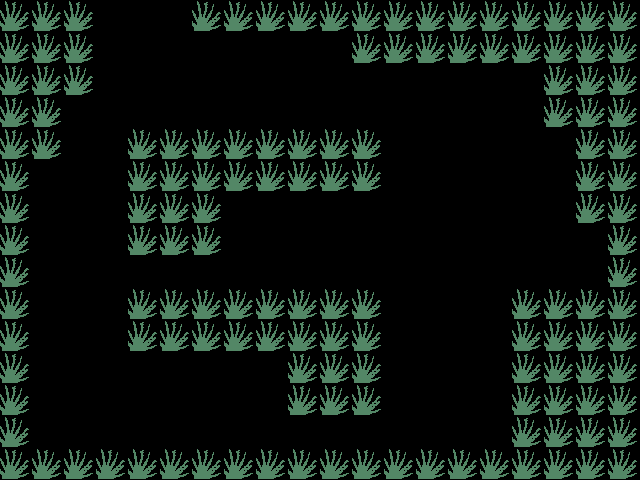

This is a level from a 2D game, rendered from its Tiled map with the project's own tilesets. A one-line summary and the complete map file follow:
An orthogonal 20x15 tile map with 32x32 px tiles, 1 tile layer (Obstacles), 1 hidden layer not drawn and 14 objects (6x Flower, 5x Mushroom, SpawnPlayer, NPC, Cave).

<map version="1.10" tiledversion="1.11.2" orientation="orthogonal" renderorder="right-down" width="20" height="15" tilewidth="32" tileheight="32" infinite="0" nextlayerid="6" nextobjectid="18">
 <editorsettings>
  <export target="../public/assets/maps/map-level-01.json" format="json" />
 </editorsettings>
 <tileset firstgid="1" source="tileset.tsx" />
 <layer id="1" name="Background" width="20" height="15" visible="0">
  <data encoding="csv">
1,1,1,1,1,1,1,1,1,1,1,1,1,1,1,1,1,1,1,1,
1,1,1,1,1,1,1,1,1,1,1,1,1,1,1,1,1,1,1,1,
1,1,1,1,1,1,1,1,1,1,1,1,1,1,1,1,1,1,1,1,
1,1,1,1,1,1,1,1,1,1,1,1,1,1,1,1,1,1,1,1,
1,1,1,1,1,1,1,1,1,1,1,1,1,1,1,1,1,1,1,1,
1,1,1,1,1,1,1,1,1,1,1,1,1,1,1,1,1,1,1,1,
1,1,1,1,1,1,1,1,1,1,1,1,1,1,1,1,1,1,1,1,
1,1,1,1,1,1,1,1,1,1,1,1,1,1,1,1,1,1,1,1,
1,1,1,1,1,1,1,1,1,1,1,1,1,1,1,1,1,1,1,1,
1,1,1,1,1,1,1,1,1,1,1,1,1,1,1,1,1,1,1,1,
1,1,1,1,1,1,1,1,1,1,1,1,1,1,1,1,1,1,1,1,
1,1,1,1,1,1,1,1,1,1,1,1,1,1,1,1,1,1,1,1,
1,1,1,1,1,1,1,1,1,1,1,1,1,1,1,1,1,1,1,1,
1,1,1,1,1,1,1,1,1,1,1,1,1,1,1,1,1,1,1,1,
1,1,1,1,1,1,1,1,1,1,1,1,1,1,1,1,1,1,1,1
</data>
 </layer>
 <layer id="2" name="Obstacles" width="20" height="15">
  <data encoding="csv">
2,2,2,0,0,0,2,2,2,2,2,2,2,2,2,2,2,2,2,2,
2,2,2,0,0,0,0,0,0,0,0,2,2,2,2,2,2,2,2,2,
2,2,2,0,0,0,0,0,0,0,0,0,0,0,0,0,0,2,2,2,
2,2,0,0,0,0,0,0,0,0,0,0,0,0,0,0,0,2,2,2,
2,2,0,0,2,2,2,2,2,2,2,2,0,0,0,0,0,0,2,2,
2,0,0,0,2,2,2,2,2,2,2,2,0,0,0,8,8,0,2,2,
2,0,0,0,2,2,2,0,0,0,0,0,0,0,0,0,0,0,2,2,
2,0,0,0,2,2,2,0,0,0,0,0,0,0,0,0,0,6,0,2,
2,0,0,0,0,0,0,0,0,0,0,0,0,0,0,0,0,0,0,2,
2,0,0,0,2,2,2,2,2,2,2,2,0,0,0,0,2,2,2,2,
2,0,0,0,2,2,2,2,2,2,2,2,0,0,0,0,2,2,2,2,
2,0,0,0,0,0,0,0,0,2,2,2,0,0,0,0,2,2,2,2,
2,0,0,0,0,0,0,0,0,2,2,2,0,0,0,0,2,2,2,2,
2,0,0,0,0,0,0,0,0,0,0,0,0,0,0,0,2,2,2,2,
2,2,2,2,2,2,2,2,2,2,2,2,2,2,2,2,2,2,2,2
</data>
 </layer>
 <objectgroup id="3" name="SpawnPoints" visible="0">
  <object id="8" name="SpawnPlayer" x="204" y="401" />
  <object id="9" name="NPC" x="205" y="88" />
 </objectgroup>
 <objectgroup id="4" name="Items">
  <object id="1" name="Mushroom" gid="3" x="69.671" y="290.09" width="32" height="32">
   <properties>
    <property name="damageHp" type="int" value="10" />
    <property name="restoreHp" type="int" value="20" />
   </properties>
  </object>
  <object id="2" name="Mushroom" gid="3" x="225.773" y="286.514" width="32" height="32">
   <properties>
    <property name="damageHp" type="int" value="10" />
    <property name="restoreHp" type="int" value="20" />
   </properties>
  </object>
  <object id="17" name="Mushroom" gid="3" x="444.773" y="449.514" width="32" height="32">
   <properties>
    <property name="damageHp" type="int" value="10" />
    <property name="restoreHp" type="int" value="20" />
   </properties>
  </object>
  <object id="16" name="Mushroom" gid="3" x="195.773" y="417.514" width="32" height="32">
   <properties>
    <property name="damageHp" type="int" value="10" />
    <property name="restoreHp" type="int" value="20" />
   </properties>
  </object>
  <object id="3" name="Mushroom" gid="3" x="446.223" y="190.468" width="32" height="32">
   <properties>
    <property name="damageHp" type="int" value="10" />
    <property name="restoreHp" type="int" value="20" />
   </properties>
  </object>
  <object id="4" name="Flower" gid="4" x="512" y="320" width="32" height="32" visible="0">
   <properties>
    <property name="damageHp" type="int" value="20" />
    <property name="restoreHp" type="int" value="50" />
   </properties>
  </object>
  <object id="11" name="Flower" gid="4" x="161.627" y="227.422" width="32" height="32" visible="0">
   <properties>
    <property name="damageHp" type="int" value="20" />
    <property name="restoreHp" type="int" value="50" />
   </properties>
  </object>
  <object id="5" name="Flower" gid="4" x="190.113" y="228.985" width="32" height="32" visible="0">
   <properties>
    <property name="damageHp" type="int" value="20" />
    <property name="restoreHp" type="int" value="50" />
   </properties>
  </object>
  <object id="13" name="Flower" gid="4" x="159.491" y="258.895" width="32" height="32" visible="0">
   <properties>
    <property name="damageHp" type="int" value="20" />
    <property name="restoreHp" type="int" value="50" />
   </properties>
  </object>
  <object id="6" name="Flower" gid="4" x="354.229" y="319.288" width="32" height="32" visible="0">
   <properties>
    <property name="damageHp" type="int" value="20" />
    <property name="restoreHp" type="int" value="50" />
   </properties>
  </object>
  <object id="12" name="Flower" gid="4" x="355.653" y="352.046" width="32" height="32" visible="0">
   <properties>
    <property name="damageHp" type="int" value="20" />
    <property name="restoreHp" type="int" value="50" />
   </properties>
  </object>
 </objectgroup>
 <objectgroup id="5" name="Doors">
  <object id="7" name="Cave" gid="7" x="416" y="192" width="32" height="32">
   <properties>
    <property name="goToWorld" value="level-02" />
    <property name="needKey" value="level-02" />
   </properties>
  </object>
 </objectgroup>
</map>
